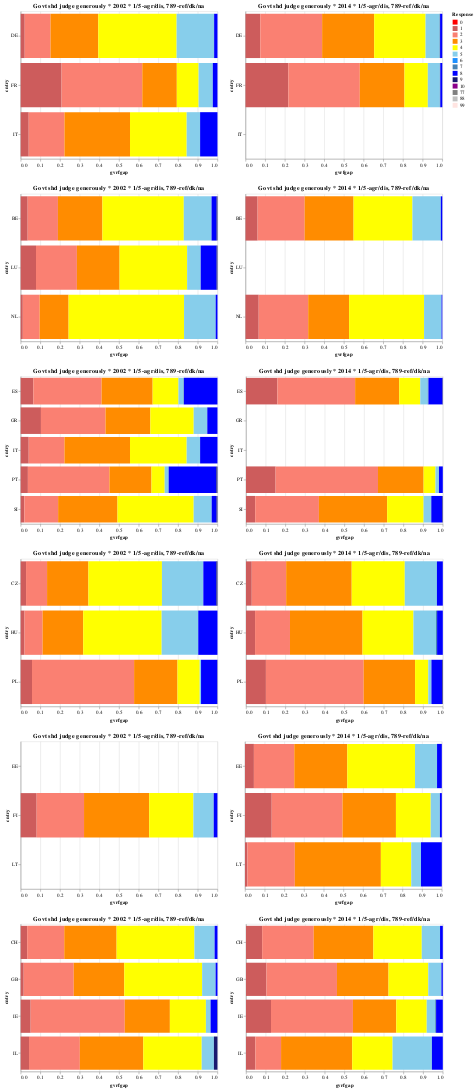

Source (notebook cell):
### Code cell
utils.multigroup_plot(imm, ALL, 'gvrfgap')

### Figure 1 — Vega-Lite specification as saved in the notebook (floating-point values rounded to 4 significant figures)
{"$schema": "https://vega.github.io/schema/vega-lite/v2.6.0.json", "config": {"view": {"height": 300, "width": 400}}, "datasets": {"data-065d4348547cccfd69e26eeee683203a": [{"cntry": "DE", "essrnd": 7, "gvrfgap": 0.07508, "response": 1}, {"cntry": "DE", "essrnd": 7, "gvrfgap": 0.3142, "response": 2}, {"cntry": "DE", "essrnd": 7, "gvrfgap": 0.2645, "response": 3}, {"cntry": "DE", "essrnd": 7, "gvrfgap": 0.2612, "response": 4}, {"cntry": "DE", "essrnd": 7, "gvrfgap": 0.07087, "response": 5}, {"cntry": "DE", "essrnd": 7, "gvrfgap": 0.002849, "response": 7}, {"cntry": "DE", "essrnd": 7, "gvrfgap": 0.01134, "response": 8}, {"cntry": "FR", "essrnd": 7, "gvrfgap": 0.2174, "response": 1}, {"cntry": "FR", "essrnd": 7, "gvrfgap": 0.3633, "response": 2}, {"cntry": "FR", "essrnd": 7, "gvrfgap": 0.227, "response": 3}, {"cntry": "FR", "essrnd": 7, "gvrfgap": 0.1186, "response": 4}, {"cntry": "FR", "essrnd": 7, "gvrfgap": 0.06083, "response": 5}, {"cntry": "FR", "essrnd": 7, "gvrfgap": 0.002448, "response": 7}, {"cntry": "FR", "essrnd": 7, "gvrfgap": 0.0103, "response": 8}, {"cntry": "IT", "essrnd": 7, "gvrfgap": 0, "response": 0}], "data-1cab5e1d9d46764b8013bcc260a98ecc": [{"cntry": "CH", "essrnd": 1, "gvrfgap": 0.03308, "response": 1}, {"cntry": "CH", "essrnd": 1, "gvrfgap": 0.1883, "response": 2}, {"cntry": "CH", "essrnd": 1, "gvrfgap": 0.2661, "response": 3}, {"cntry": "CH", "essrnd": 1, "gvrfgap": 0.3954, "response": 4}, {"cntry": "CH", "essrnd": 1, "gvrfgap": 0.1026, "response": 5}, {"cntry": "CH", "essrnd": 1, "gvrfgap": 0.01444, "response": 8}, {"cntry": "GB", "essrnd": 1, "gvrfgap": 0.01549, "response": 1}, {"cntry": "GB", "essrnd": 1, "gvrfgap": 0.2542, "response": 2}, {"cntry": "GB", "essrnd": 1, "gvrfgap": 0.2567, "response": 3}, {"cntry": "GB", "essrnd": 1, "gvrfgap": 0.3957, "response": 4}, {"cntry": "GB", "essrnd": 1, "gvrfgap": 0.06803, "response": 5}, {"cntry": "GB", "essrnd": 1, "gvrfgap": 0.0005559, "response": 7}, {"cntry": "GB", "essrnd": 1, "gvrfgap": 0.009266, "response": 8}, {"cntry": "IE", "essrnd": 1, "gvrfgap": 0.05084, "response": 1}, {"cntry": "IE", "essrnd": 1, "gvrfgap": 0.4781, "response": 2}, {"cntry": "IE", "essrnd": 1, "gvrfgap": 0.2293, "response": 3}, {"cntry": "IE", "essrnd": 1, "gvrfgap": 0.1831, "response": 4}, {"cntry": "IE", "essrnd": 1, "gvrfgap": 0.02379, "response": 5}, {"cntry": "IE", "essrnd": 1, "gvrfgap": 0.03312, "response": 8}, {"cntry": "IE", "essrnd": 1, "gvrfgap": 0.001795, "response": 9}, {"cntry": "IL", "essrnd": 1, "gvrfgap": 0.0423, "response": 1}, {"cntry": "IL", "essrnd": 1, "gvrfgap": 0.2584, "response": 2}, {"cntry": "IL", "essrnd": 1, "gvrfgap": 0.3223, "response": 3}, {"cntry": "IL", "essrnd": 1, "gvrfgap": 0.2969, "response": 4}, {"cntry": "IL", "essrnd": 1, "gvrfgap": 0.06208, "response": 5}, {"cntry": "IL", "essrnd": 1, "gvrfgap": 0.01798, "response": 9}], "data-66f0924b4ae03c47c1d31bb4d4c6aa3f": [{"cntry": "BE", "essrnd": 1, "gvrfgap": 0.03568, "response": 1}, {"cntry": "BE", "essrnd": 1, "gvrfgap": 0.1537, "response": 2}, {"cntry": "BE", "essrnd": 1, "gvrfgap": 0.226, "response": 3}, {"cntry": "BE", "essrnd": 1, "gvrfgap": 0.4135, "response": 4}, {"cntry": "BE", "essrnd": 1, "gvrfgap": 0.1411, "response": 5}, {"cntry": "BE", "essrnd": 1, "gvrfgap": 0.02564, "response": 8}, {"cntry": "BE", "essrnd": 1, "gvrfgap": 0.004427, "response": 9}, {"cntry": "NL", "essrnd": 1, "gvrfgap": 0.01096, "response": 1}, {"cntry": "NL", "essrnd": 1, "gvrfgap": 0.08553, "response": 2}, {"cntry": "NL", "essrnd": 1, "gvrfgap": 0.1471, "response": 3}, {"cntry": "NL", "essrnd": 1, "gvrfgap": 0.5867, "response": 4}, {"cntry": "NL", "essrnd": 1, "gvrfgap": 0.1607, "response": 5}, {"cntry": "NL", "essrnd": 1, "gvrfgap": 0.009024, "response": 8}, {"cntry": "LU", "essrnd": 1, "gvrfgap": 0.07792, "response": 1}, {"cntry": "LU", "essrnd": 1, "gvrfgap": 0.2079, "response": 2}, {"cntry": "LU", "essrnd": 1, "gvrfgap": 0.2168, "response": 3}, {"cntry": "LU", "essrnd": 1, "gvrfgap": 0.3433, "response": 4}, {"cntry": "LU", "essrnd": 1, "gvrfgap": 0.06896, "response": 5}, {"cntry": "LU", "essrnd": 1, "gvrfgap": 0.08089, "response": 8}, {"cntry": "LU", "essrnd": 1, "gvrfgap": 0.004295, "response": 9}], "data-6cad4b39dc0e824cd49bdd7379b8a4c5": [{"cntry": "DE", "essrnd": 1, "gvrfgap": 0.02069, "response": 1}, {"cntry": "DE", "essrnd": 1, "gvrfgap": 0.131, "response": 2}, {"cntry": "DE", "essrnd": 1, "gvrfgap": 0.2428, "response": 3}, {"cntry": "DE", "essrnd": 1, "gvrfgap": 0.398, "response": 4}, {"cntry": "DE", "essrnd": 1, "gvrfgap": 0.1894, "response": 5}, {"cntry": "DE", "essrnd": 1, "gvrfgap": 0.001172, "response": 7}, {"cntry": "DE", "essrnd": 1, "gvrfgap": 0.01691, "response": 8}, {"cntry": "FR", "essrnd": 1, "gvrfgap": 0.2079, "response": 1}, {"cntry": "FR", "essrnd": 1, "gvrfgap": 0.41, "response": 2}, {"cntry": "FR", "essrnd": 1, "gvrfgap": 0.1755, "response": 3}, {"cntry": "FR", "essrnd": 1, "gvrfgap": 0.1107, "response": 4}, {"cntry": "FR", "essrnd": 1, "gvrfgap": 0.07207, "response": 5}, {"cntry": "FR", "essrnd": 1, "gvrfgap": 0.02373, "response": 8}, {"cntry": "IT", "essrnd": 1, "gvrfgap": 0.04098, "response": 1}, {"cntry": "IT", "essrnd": 1, "gvrfgap": 0.1815, "response": 2}, {"cntry": "IT", "essrnd": 1, "gvrfgap": 0.3331, "response": 3}, {"cntry": "IT", "essrnd": 1, "gvrfgap": 0.288, "response": 4}, {"cntry": "IT", "essrnd": 1, "gvrfgap": 0.06819, "response": 5}, {"cntry": "IT", "essrnd": 1, "gvrfgap": 0.08821, "response": 8}], "data-80acf7badae8aa1d87313cc109d118f2": [{"cntry": "ES", "essrnd": 1, "gvrfgap": 0.06444, "response": 1}, {"cntry": "ES", "essrnd": 1, "gvrfgap": 0.3466, "response": 2}, {"cntry": "ES", "essrnd": 1, "gvrfgap": 0.2596, "response": 3}, {"cntry": "ES", "essrnd": 1, "gvrfgap": 0.1312, "response": 4}, {"cntry": "ES", "essrnd": 1, "gvrfgap": 0.02536, "response": 5}, {"cntry": "ES", "essrnd": 1, "gvrfgap": 0.002367, "response": 7}, {"cntry": "ES", "essrnd": 1, "gvrfgap": 0.1704, "response": 8}, {"cntry": "PT", "essrnd": 1, "gvrfgap": 0.03676, "response": 1}, {"cntry": "PT", "essrnd": 1, "gvrfgap": 0.4142, "response": 2}, {"cntry": "PT", "essrnd": 1, "gvrfgap": 0.2139, "response": 3}, {"cntry": "PT", "essrnd": 1, "gvrfgap": 0.06695, "response": 4}, {"cntry": "PT", "essrnd": 1, "gvrfgap": 0.01975, "response": 5}, {"cntry": "PT", "essrnd": 1, "gvrfgap": 0.000562, "response": 7}, {"cntry": "PT", "essrnd": 1, "gvrfgap": 0.2422, "response": 8}, {"cntry": "PT", "essrnd": 1, "gvrfgap": 0.005744, "response": 9}, {"cntry": "GR", "essrnd": 1, "gvrfgap": 0.1031, "response": 1}, {"cntry": "GR", "essrnd": 1, "gvrfgap": 0.328, "response": 2}, {"cntry": "GR", "essrnd": 1, "gvrfgap": 0.228, "response": 3}, {"cntry": "GR", "essrnd": 1, "gvrfgap": 0.2202, "response": 4}, {"cntry": "GR", "essrnd": 1, "gvrfgap": 0.06844, "response": 5}, {"cntry": "GR", "essrnd": 1, "gvrfgap": 0.0006425, "response": 7}, {"cntry": "GR", "essrnd": 1, "gvrfgap": 0.05168, "response": 8}, {"cntry": "IT", "essrnd": 1, "gvrfgap": 0.04098, "response": 1}, {"cntry": "IT", "essrnd": 1, "gvrfgap": 0.1815, "response": 2}, {"cntry": "IT", "essrnd": 1, "gvrfgap": 0.3331, "response": 3}, {"cntry": "IT", "essrnd": 1, "gvrfgap": 0.288, "response": 4}, {"cntry": "IT", "essrnd": 1, "gvrfgap": 0.06819, "response": 5}, {"cntry": "IT", "essrnd": 1, "gvrfgap": 0.08821, "response": 8}, {"cntry": "SI", "essrnd": 1, "gvrfgap": 0.0188, "response": 1}, {"cntry": "SI", "essrnd": 1, "gvrfgap": 0.1716, "response": 2}, {"cntry": "SI", "essrnd": 1, "gvrfgap": 0.3017, "response": 3}, {"cntry": "SI", "essrnd": 1, "gvrfgap": 0.387, "response": 4}, {"cntry": "SI", "essrnd": 1, "gvrfgap": 0.09151, "response": 5}, {"cntry": "SI", "essrnd": 1, "gvrfgap": 0.02471, "response": 8}, {"cntry": "SI", "essrnd": 1, "gvrfgap": 0.004663, "response": 9}], "data-a194b4788f6669f55bea79319194455c": [{"cntry": "CH", "essrnd": 7, "gvrfgap": 0.08202, "response": 1}, {"cntry": "CH", "essrnd": 7, "gvrfgap": 0.2621, "response": 2}, {"cntry": "CH", "essrnd": 7, "gvrfgap": 0.303, "response": 3}, {"cntry": "CH", "essrnd": 7, "gvrfgap": 0.246, "response": 4}, {"cntry": "CH", "essrnd": 7, "gvrfgap": 0.09289, "response": 5}, {"cntry": "CH", "essrnd": 7, "gvrfgap": 0.01399, "response": 8}, {"cntry": "GB", "essrnd": 7, "gvrfgap": 0.1038, "response": 1}, {"cntry": "GB", "essrnd": 7, "gvrfgap": 0.3584, "response": 2}, {"cntry": "GB", "essrnd": 7, "gvrfgap": 0.262, "response": 3}, {"cntry": "GB", "essrnd": 7, "gvrfgap": 0.202, "response": 4}, {"cntry": "GB", "essrnd": 7, "gvrfgap": 0.06681, "response": 5}, {"cntry": "GB", "essrnd": 7, "gvrfgap": 0.006981, "response": 8}, {"cntry": "IE", "essrnd": 7, "gvrfgap": 0.127, "response": 1}, {"cntry": "IE", "essrnd": 7, "gvrfgap": 0.4164, "response": 2}, {"cntry": "IE", "essrnd": 7, "gvrfgap": 0.2201, "response": 3}, {"cntry": "IE", "essrnd": 7, "gvrfgap": 0.1548, "response": 4}, {"cntry": "IE", "essrnd": 7, "gvrfgap": 0.043, "response": 5}, {"cntry": "IE", "essrnd": 7, "gvrfgap": 0.004501, "response": 7}, {"cntry": "IE", "essrnd": 7, "gvrfgap": 0.03416, "response": 8}, {"cntry": "IL", "essrnd": 7, "gvrfgap": 0.04775, "response": 1}, {"cntry": "IL", "essrnd": 7, "gvrfgap": 0.1304, "response": 2}, {"cntry": "IL", "essrnd": 7, "gvrfgap": 0.3614, "response": 3}, {"cntry": "IL", "essrnd": 7, "gvrfgap": 0.2052, "response": 4}, {"cntry": "IL", "essrnd": 7, "gvrfgap": 0.1997, "response": 5}, {"cntry": "IL", "essrnd": 7, "gvrfgap": 0.05537, "response": 8}], "data-b265e0b5e4220285625ba2cd3e1a71a1": [{"cntry": "ES", "essrnd": 7, "gvrfgap": 0.1595, "response": 1}, {"cntry": "ES", "essrnd": 7, "gvrfgap": 0.395, "response": 2}, {"cntry": "ES", "essrnd": 7, "gvrfgap": 0.224, "response": 3}, {"cntry": "ES", "essrnd": 7, "gvrfgap": 0.107, "response": 4}, {"cntry": "ES", "essrnd": 7, "gvrfgap": 0.03791, "response": 5}, {"cntry": "ES", "essrnd": 7, "gvrfgap": 0.003837, "response": 7}, {"cntry": "ES", "essrnd": 7, "gvrfgap": 0.07107, "response": 8}, {"cntry": "ES", "essrnd": 7, "gvrfgap": 0.001639, "response": 9}, {"cntry": "PT", "essrnd": 7, "gvrfgap": 0.1504, "response": 1}, {"cntry": "PT", "essrnd": 7, "gvrfgap": 0.5203, "response": 2}, {"cntry": "PT", "essrnd": 7, "gvrfgap": 0.2317, "response": 3}, {"cntry": "PT", "essrnd": 7, "gvrfgap": 0.06041, "response": 4}, {"cntry": "PT", "essrnd": 7, "gvrfgap": 0.01655, "response": 5}, {"cntry": "PT", "essrnd": 7, "gvrfgap": 0.001264, "response": 7}, {"cntry": "PT", "essrnd": 7, "gvrfgap": 0.01942, "response": 8}, {"cntry": "GR", "essrnd": 7, "gvrfgap": 0, "response": 0}, {"cntry": "IT", "essrnd": 7, "gvrfgap": 0, "response": 0}, {"cntry": "SI", "essrnd": 7, "gvrfgap": 0.04677, "response": 1}, {"cntry": "SI", "essrnd": 7, "gvrfgap": 0.3237, "response": 2}, {"cntry": "SI", "essrnd": 7, "gvrfgap": 0.3467, "response": 3}, {"cntry": "SI", "essrnd": 7, "gvrfgap": 0.1852, "response": 4}, {"cntry": "SI", "essrnd": 7, "gvrfgap": 0.03904, "response": 5}, {"cntry": "SI", "essrnd": 7, "gvrfgap": 0.05578, "response": 8}, {"cntry": "SI", "essrnd": 7, "gvrfgap": 0.002791, "response": 9}], "data-b924ee1b1a06b654636f4253fe12af7b": [{"cntry": "EE", "essrnd": 7, "gvrfgap": 0.04517, "response": 1}, {"cntry": "EE", "essrnd": 7, "gvrfgap": 0.2051, "response": 2}, {"cntry": "EE", "essrnd": 7, "gvrfgap": 0.2695, "response": 3}, {"cntry": "EE", "essrnd": 7, "gvrfgap": 0.3442, "response": 4}, {"cntry": "EE", "essrnd": 7, "gvrfgap": 0.1119, "response": 5}, {"cntry": "EE", "essrnd": 7, "gvrfgap": 0.02421, "response": 8}, {"cntry": "FI", "essrnd": 7, "gvrfgap": 0.1357, "response": 1}, {"cntry": "FI", "essrnd": 7, "gvrfgap": 0.3596, "response": 2}, {"cntry": "FI", "essrnd": 7, "gvrfgap": 0.2716, "response": 3}, {"cntry": "FI", "essrnd": 7, "gvrfgap": 0.1766, "response": 4}, {"cntry": "FI", "essrnd": 7, "gvrfgap": 0.04649, "response": 5}, {"cntry": "FI", "essrnd": 7, "gvrfgap": 0.0004431, "response": 7}, {"cntry": "FI", "essrnd": 7, "gvrfgap": 0.009543, "response": 8}, {"cntry": "LT", "essrnd": 7, "gvrfgap": 0.01235, "response": 1}, {"cntry": "LT", "essrnd": 7, "gvrfgap": 0.2407, "response": 2}, {"cntry": "LT", "essrnd": 7, "gvrfgap": 0.4373, "response": 3}, {"cntry": "LT", "essrnd": 7, "gvrfgap": 0.1544, "response": 4}, {"cntry": "LT", "essrnd": 7, "gvrfgap": 0.04948, "response": 5}, {"cntry": "LT", "essrnd": 7, "gvrfgap": 0.1058, "response": 8}], "data-e9b6cacd5ad1eb1e5bd6b2c63e3c98a6": [{"cntry": "PL", "essrnd": 1, "gvrfgap": 0.0576, "response": 1}, {"cntry": "PL", "essrnd": 1, "gvrfgap": 0.5188, "response": 2}, {"cntry": "PL", "essrnd": 1, "gvrfgap": 0.2205, "response": 3}, {"cntry": "PL", "essrnd": 1, "gvrfgap": 0.1129, "response": 4}, {"cntry": "PL", "essrnd": 1, "gvrfgap": 0.006639, "response": 5}, {"cntry": "PL", "essrnd": 1, "gvrfgap": 0.08247, "response": 8}, {"cntry": "PL", "essrnd": 1, "gvrfgap": 0.001032, "response": 9}, {"cntry": "HU", "essrnd": 1, "gvrfgap": 0.01973, "response": 1}, {"cntry": "HU", "essrnd": 1, "gvrfgap": 0.09173, "response": 2}, {"cntry": "HU", "essrnd": 1, "gvrfgap": 0.2064, "response": 3}, {"cntry": "HU", "essrnd": 1, "gvrfgap": 0.3986, "response": 4}, {"cntry": "HU", "essrnd": 1, "gvrfgap": 0.186, "response": 5}, {"cntry": "HU", "essrnd": 1, "gvrfgap": 0.09761, "response": 8}, {"cntry": "CZ", "essrnd": 1, "gvrfgap": 0.02732, "response": 1}, {"cntry": "CZ", "essrnd": 1, "gvrfgap": 0.1068, "response": 2}, {"cntry": "CZ", "essrnd": 1, "gvrfgap": 0.2102, "response": 3}, {"cntry": "CZ", "essrnd": 1, "gvrfgap": 0.3735, "response": 4}, {"cntry": "CZ", "essrnd": 1, "gvrfgap": 0.2103, "response": 5}, {"cntry": "CZ", "essrnd": 1, "gvrfgap": 0.06634, "response": 8}, {"cntry": "CZ", "essrnd": 1, "gvrfgap": 0.005527, "response": 9}], "data-eda4daba0a3a51a726289cd86902f8de": [{"cntry": "BE", "essrnd": 7, "gvrfgap": 0.06149, "response": 1}, {"cntry": "BE", "essrnd": 7, "gvrfgap": 0.239, "response": 2}, {"cntry": "BE", "essrnd": 7, "gvrfgap": 0.2487, "response": 3}, {"cntry": "BE", "essrnd": 7, "gvrfgap": 0.2991, "response": 4}, {"cntry": "BE", "essrnd": 7, "gvrfgap": 0.1442, "response": 5}, {"cntry": "BE", "essrnd": 7, "gvrfgap": 0.007546, "response": 8}, {"cntry": "NL", "essrnd": 7, "gvrfgap": 0.0671, "response": 1}, {"cntry": "NL", "essrnd": 7, "gvrfgap": 0.2514, "response": 2}, {"cntry": "NL", "essrnd": 7, "gvrfgap": 0.2078, "response": 3}, {"cntry": "NL", "essrnd": 7, "gvrfgap": 0.3811, "response": 4}, {"cntry": "NL", "essrnd": 7, "gvrfgap": 0.08885, "response": 5}, {"cntry": "NL", "essrnd": 7, "gvrfgap": 0.00384, "response": 8}, {"cntry": "LU", "essrnd": 7, "gvrfgap": 0, "response": 0}], "data-ef39c53241c013459ff9c2ad3e07f357": [{"cntry": "PL", "essrnd": 7, "gvrfgap": 0.1012, "response": 1}, {"cntry": "PL", "essrnd": 7, "gvrfgap": 0.4968, "response": 2}, {"cntry": "PL", "essrnd": 7, "gvrfgap": 0.2611, "response": 3}, {"cntry": "PL", "essrnd": 7, "gvrfgap": 0.06705, "response": 4}, {"cntry": "PL", "essrnd": 7, "gvrfgap": 0.01603, "response": 5}, {"cntry": "PL", "essrnd": 7, "gvrfgap": 0.05448, "response": 8}, {"cntry": "PL", "essrnd": 7, "gvrfgap": 0.003348, "response": 9}, {"cntry": "HU", "essrnd": 7, "gvrfgap": 0.04602, "response": 1}, {"cntry": "HU", "essrnd": 7, "gvrfgap": 0.1775, "response": 2}, {"cntry": "HU", "essrnd": 7, "gvrfgap": 0.3686, "response": 3}, {"cntry": "HU", "essrnd": 7, "gvrfgap": 0.2589, "response": 4}, {"cntry": "HU", "essrnd": 7, "gvrfgap": 0.1143, "response": 5}, {"cntry": "HU", "essrnd": 7, "gvrfgap": 0.005727, "response": 7}, {"cntry": "HU", "essrnd": 7, "gvrfgap": 0.029, "response": 8}, {"cntry": "CZ", "essrnd": 7, "gvrfgap": 0.02933, "response": 1}, {"cntry": "CZ", "essrnd": 7, "gvrfgap": 0.1748, "response": 2}, {"cntry": "CZ", "essrnd": 7, "gvrfgap": 0.3331, "response": 3}, {"cntry": "CZ", "essrnd": 7, "gvrfgap": 0.2696, "response": 4}, {"cntry": "CZ", "essrnd": 7, "gvrfgap": 0.1633, "response": 5}, {"cntry": "CZ", "essrnd": 7, "gvrfgap": 0.02995, "response": 8}], "data-fb382c365791eb1704e2075c7382829e": [{"cntry": "EE", "essrnd": 1, "gvrfgap": 0, "response": 0}, {"cntry": "FI", "essrnd": 1, "gvrfgap": 0.08138, "response": 1}, {"cntry": "FI", "essrnd": 1, "gvrfgap": 0.2407, "response": 2}, {"cntry": "FI", "essrnd": 1, "gvrfgap": 0.3311, "response": 3}, {"cntry": "FI", "essrnd": 1, "gvrfgap": 0.2247, "response": 4}, {"cntry": "FI", "essrnd": 1, "gvrfgap": 0.1028, "response": 5}, {"cntry": "FI", "essrnd": 1, "gvrfgap": 0.0004768, "response": 7}, {"cntry": "FI", "essrnd": 1, "gvrfgap": 0.01844, "response": 8}, {"cntry": "FI", "essrnd": 1, "gvrfgap": 0.0004998, "response": 9}, {"cntry": "LT", "essrnd": 1, "gvrfgap": 0, "response": 0}]}, "vconcat": [{"hconcat": [{"data": {"name": "data-6cad4b39dc0e824cd49bdd7379b8a4c5"}, "encoding": {"color": {"field": "response", "legend": {"title": "Response"}, "scale": {"domain": [0, 1, 2, 3, 4, 5, 6, 7, 8, 9, 10, 77, 88, 99], "range": ["red", "indianred", "salmon", "darkorange", "yellow", "skyblue", "dodgerblue", "steelblue", "blue", "midnightblue", "darkmagenta", "gray", "silver", "mistyrose"]}, "type": "ordinal"}, "order": {"field": "response", "sort": "ascending", "type": "quantitative"}, "x": {"field": "gvrfgap", "scale": {"domain": [0, 1]}, "type": "quantitative"}, "y": {"field": "cntry", "type": "nominal"}}, "mark": "bar", "title": "Govt shd judge generously * 2002 * 1/5-agr/dis, 789-ref/dk/na"}, {"data": {"name": "data-065d4348547cccfd69e26eeee683203a"}, "encoding": {"color": {"field": "response", "legend": {"title": "Response"}, "scale": {"domain": [0, 1, 2, 3, 4, 5, 6, 7, 8, 9, 10, 77, 88, 99], "range": ["red", "indianred", "salmon", "darkorange", "yellow", "skyblue", "dodgerblue", "steelblue", "blue", "midnightblue", "darkmagenta", "gray", "silver", "mistyrose"]}, "type": "ordinal"}, "order": {"field": "response", "sort": "ascending", "type": "quantitative"}, "x": {"field": "gvrfgap", "scale": {"domain": [0, 1]}, "type": "quantitative"}, "y": {"field": "cntry", "type": "nominal"}}, "mark": "bar", "title": "Govt shd judge generously * 2014 * 1/5-agr/dis, 789-ref/dk/na"}]}, {"hconcat": [{"data": {"name": "data-66f0924b4ae03c47c1d31bb4d4c6aa3f"}, "encoding": {"color": {"field": "response", "legend": {"title": "Response"}, "scale": {"domain": [0, 1, 2, 3, 4, 5, 6, 7, 8, 9, 10, 77, 88, 99], "range": ["red", "indianred", "salmon", "darkorange", "yellow", "skyblue", "dodgerblue", "steelblue", "blue", "midnightblue", "darkmagenta", "gray", "silver", "mistyrose"]}, "type": "ordinal"}, "order": {"field": "response", "sort": "ascending", "type": "quantitative"}, "x": {"field": "gvrfgap", "scale": {"domain": [0, 1]}, "type": "quantitative"}, "y": {"field": "cntry", "type": "nominal"}}, "mark": "bar", "title": "Govt shd judge generously * 2002 * 1/5-agr/dis, 789-ref/dk/na"}, {"data": {"name": "data-eda4daba0a3a51a726289cd86902f8de"}, "encoding": {"color": {"field": "response", "legend": {"title": "Response"}, "scale": {"domain": [0, 1, 2, 3, 4, 5, 6, 7, 8, 9, 10, 77, 88, 99], "range": ["red", "indianred", "salmon", "darkorange", "yellow", "skyblue", "dodgerblue", "steelblue", "blue", "midnightblue", "darkmagenta", "gray", "silver", "mistyrose"]}, "type": "ordinal"}, "order": {"field": "response", "sort": "ascending", "type": "quantitative"}, "x": {"field": "gvrfgap", "scale": {"domain": [0, 1]}, "type": "quantitative"}, "y": {"field": "cntry", "type": "nominal"}}, "mark": "bar", "title": "Govt shd judge generously * 2014 * 1/5-agr/dis, 789-ref/dk/na"}]}, {"hconcat": [{"data": {"name": "data-80acf7badae8aa1d87313cc109d118f2"}, "encoding": {"color": {"field": "response", "legend": {"title": "Response"}, "scale": {"domain": [0, 1, 2, 3, 4, 5, 6, 7, 8, 9, 10, 77, 88, 99], "range": ["red", "indianred", "salmon", "darkorange", "yellow", "skyblue", "dodgerblue", "steelblue", "blue", "midnightblue", "darkmagenta", "gray", "silver", "mistyrose"]}, "type": "ordinal"}, "order": {"field": "response", "sort": "ascending", "type": "quantitative"}, "x": {"field": "gvrfgap", "scale": {"domain": [0, 1]}, "type": "quantitative"}, "y": {"field": "cntry", "type": "nominal"}}, "mark": "bar", "title": "Govt shd judge generously * 2002 * 1/5-agr/dis, 789-ref/dk/na"}, {"data": {"name": "data-b265e0b5e4220285625ba2cd3e1a71a1"}, "encoding": {"color": {"field": "response", "legend": {"title": "Response"}, "scale": {"domain": [0, 1, 2, 3, 4, 5, 6, 7, 8, 9, 10, 77, 88, 99], "range": ["red", "indianred", "salmon", "darkorange", "yellow", "skyblue", "dodgerblue", "steelblue", "blue", "midnightblue", "darkmagenta", "gray", "silver", "mistyrose"]}, "type": "ordinal"}, "order": {"field": "response", "sort": "ascending", "type": "quantitative"}, "x": {"field": "gvrfgap", "scale": {"domain": [0, 1]}, "type": "quantitative"}, "y": {"field": "cntry", "type": "nominal"}}, "mark": "bar", "title": "Govt shd judge generously * 2014 * 1/5-agr/dis, 789-ref/dk/na"}]}, {"hconcat": [{"data": {"name": "data-e9b6cacd5ad1eb1e5bd6b2c63e3c98a6"}, "encoding": {"color": {"field": "response", "legend": {"title": "Response"}, "scale": {"domain": [0, 1, 2, 3, 4, 5, 6, 7, 8, 9, 10, 77, 88, 99], "range": ["red", "indianred", "salmon", "darkorange", "yellow", "skyblue", "dodgerblue", "steelblue", "blue", "midnightblue", "darkmagenta", "gray", "silver", "mistyrose"]}, "type": "ordinal"}, "order": {"field": "response", "sort": "ascending", "type": "quantitative"}, "x": {"field": "gvrfgap", "scale": {"domain": [0, 1]}, "type": "quantitative"}, "y": {"field": "cntry", "type": "nominal"}}, "mark": "bar", "title": "Govt shd judge generously * 2002 * 1/5-agr/dis, 789-ref/dk/na"}, {"data": {"name": "data-ef39c53241c013459ff9c2ad3e07f357"}, "encoding": {"color": {"field": "response", "legend": {"title": "Response"}, "scale": {"domain": [0, 1, 2, 3, 4, 5, 6, 7, 8, 9, 10, 77, 88, 99], "range": ["red", "indianred", "salmon", "darkorange", "yellow", "skyblue", "dodgerblue", "steelblue", "blue", "midnightblue", "darkmagenta", "gray", "silver", "mistyrose"]}, "type": "ordinal"}, "order": {"field": "response", "sort": "ascending", "type": "quantitative"}, "x": {"field": "gvrfgap", "scale": {"domain": [0, 1]}, "type": "quantitative"}, "y": {"field": "cntry", "type": "nominal"}}, "mark": "bar", "title": "Govt shd judge generously * 2014 * 1/5-agr/dis, 789-ref/dk/na"}]}, {"hconcat": [{"data": {"name": "data-fb382c365791eb1704e2075c7382829e"}, "encoding": {"color": {"field": "response", "legend": {"title": "Response"}, "scale": {"domain": [0, 1, 2, 3, 4, 5, 6, 7, 8, 9, 10, 77, 88, 99], "range": ["red", "indianred", "salmon", "darkorange", "yellow", "skyblue", "dodgerblue", "steelblue", "blue", "midnightblue", "darkmagenta", "gray", "silver", "mistyrose"]}, "type": "ordinal"}, "order": {"field": "response", "sort": "ascending", "type": "quantitative"}, "x": {"field": "gvrfgap", "scale": {"domain": [0, 1]}, "type": "quantitative"}, "y": {"field": "cntry", "type": "nominal"}}, "mark": "bar", "title": "Govt shd judge generously * 2002 * 1/5-agr/dis, 789-ref/dk/na"}, {"data": {"name": "data-b924ee1b1a06b654636f4253fe12af7b"}, "encoding": {"color": {"field": "response", "legend": {"title": "Response"}, "scale": {"domain": [0, 1, 2, 3, 4, 5, 6, 7, 8, 9, 10, 77, 88, 99], "range": ["red", "indianred", "salmon", "darkorange", "yellow", "skyblue", "dodgerblue", "steelblue", "blue", "midnightblue", "darkmagenta", "gray", "silver", "mistyrose"]}, "type": "ordinal"}, "order": {"field": "response", "sort": "ascending", "type": "quantitative"}, "x": {"field": "gvrfgap", "scale": {"domain": [0, 1]}, "type": "quantitative"}, "y": {"field": "cntry", "type": "nominal"}}, "mark": "bar", "title": "Govt shd judge generously * 2014 * 1/5-agr/dis, 789-ref/dk/na"}]}, {"hconcat": [{"data": {"name": "data-1cab5e1d9d46764b8013bcc260a98ecc"}, "encoding": {"color": {"field": "response", "legend": {"title": "Response"}, "scale": {"domain": [0, 1, 2, 3, 4, 5, 6, 7, 8, 9, 10, 77, 88, 99], "range": ["red", "indianred", "salmon", "darkorange", "yellow", "skyblue", "dodgerblue", "steelblue", "blue", "midnightblue", "darkmagenta", "gray", "silver", "mistyrose"]}, "type": "ordinal"}, "order": {"field": "response", "sort": "ascending", "type": "quantitative"}, "x": {"field": "gvrfgap", "scale": {"domain": [0, 1]}, "type": "quantitative"}, "y": {"field": "cntry", "type": "nominal"}}, "mark": "bar", "title": "Govt shd judge generously * 2002 * 1/5-agr/dis, 789-ref/dk/na"}, {"data": {"name": "data-a194b4788f6669f55bea79319194455c"}, "encoding": {"color": {"field": "response", "legend": {"title": "Response"}, "scale": {"domain": [0, 1, 2, 3, 4, 5, 6, 7, 8, 9, 10, 77, 88, 99], "range": ["red", "indianred", "salmon", "darkorange", "yellow", "skyblue", "dodgerblue", "steelblue", "blue", "midnightblue", "darkmagenta", "gray", "silver", "mistyrose"]}, "type": "ordinal"}, "order": {"field": "response", "sort": "ascending", "type": "quantitative"}, "x": {"field": "gvrfgap", "scale": {"domain": [0, 1]}, "type": "quantitative"}, "y": {"field": "cntry", "type": "nominal"}}, "mark": "bar", "title": "Govt shd judge generously * 2014 * 1/5-agr/dis, 789-ref/dk/na"}]}]}
